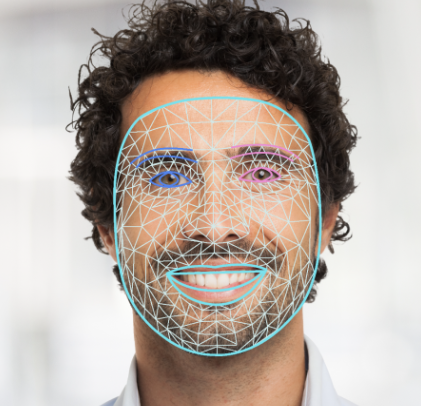
#> input picture frontend/src/face_landmark.png, 421 x 407 px
$ python -i preprocess_images.py   (imports and definitions only)
#> lines starting #> are read from the running program, lines starting #| are printed output that depends on the picture; after the words box and inside, x2 and y2 are one past the last pixel; in counts of white or black regions, pixels touching at a corner belong together
import os

import cv2
import mediapipe as mp
import numpy as np
import pandas as pd

# Initialize MediaPipe Face Mesh
mp_face_mesh = mp.solutions.face_mesh
# [1 line that did not run here, left out]


# THE CODE BELOW IS THE OLD CODE
# [15 lines left out: function histogram_analysis, not called in this run]


def find_best_sharpening_parameters(image):
    best_density = calculate_edge_density(image)
    best_params = (3, 1.5, -0.5)  # Default parameters

    for kernel in range(3, 8, 2):  # Kernel sizes: 3, 5, 7
        for alpha in np.arange(1.0, 2.0, 0.1):  # Alpha values from 1.0 to 2.0
            for beta in np.arange(-1.0, 0.0, 0.1):  # Beta values from -1.0 to 0.0
                sharpened = sharpen_image(image, kernel, alpha, beta)
                density = calculate_edge_density(sharpened)

                if density > best_density:
                    best_density = density
                    best_params = (kernel, alpha, beta)

    return best_params


def calculate_edge_density(image):
    gray = cv2.cvtColor(image, cv2.COLOR_BGR2GRAY)
    edges = cv2.Canny(gray, 100, 200)
    return np.sum(edges) / (edges.shape[0] * edges.shape[1])


def sharpen_image(image, gaussian_kernel, alpha, beta):
    blurred = cv2.GaussianBlur(image, (gaussian_kernel, gaussian_kernel), 0)
    return cv2.addWeighted(image, alpha, blurred, beta, 0)


# [35 lines left out: functions calculate_psnr, normalize_landmarks, process_and_normalize_image, not called in this run]


# Load OPS data from CSV
# [1 line that did not run here, left out]
image_directory = "..\\..\\..\\static\\improved_quality_img"

# Columns (coins) to include from the OPS data
coins_columns = [
    "Human Needs_Observer", "Human Needs_Decider", "Human Needs_Preferences",
    "Letter_Observer", "Letter_Decider", "Animal_Energy Animal",
    "Animal_Info Animal", "Animal_Dominant Animal",
    "Animal_Introverted vs Extraverted", "Sexual Modality_Sensory",
    "Sexual Modality_Extraverted Decider",
]

landmarks_data = []

# [8 lines not run here, left out]

# Column names for the new DataFrame
# [2 lines that did not run here, left out]

# Create a DataFrame from the landmarks data
# [1 line that did not run here, left out]

# Saving landmarks data to a new CSV file
# [1 line not run here, left out]

>>> import cv2
>>> picture = cv2.imread('../../frontend/src/face_landmark.png')
#> picture is the input picture: shape (407, 421, 3); mean B, G, R 162.4, 170.2, 181
>>> result = find_best_sharpening_parameters(picture)
#> in calculate_edge_density, `gray = cv2.cvtColor(image, cv2.COLOR_BGR2GRAY)`:
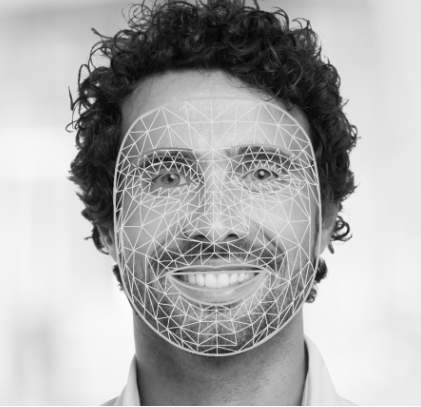
#> gray: shape (407, 421); min 3, max 255, mean 172.5
#> in calculate_edge_density, `edges = cv2.Canny(gray, 100, 200)`:
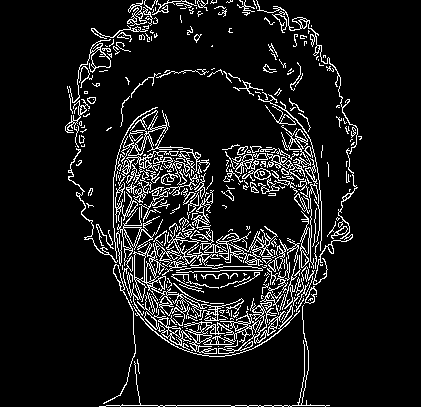
#> edges: shape (407, 421); 9.5% white in thin lines or dots, all inside (x1, y1, x2, y2) = (65, 0, 362, 407)
#> in find_best_sharpening_parameters, `best_density = calculate_edge_density(image)`: best_density = 24.27
#> the loop in find_best_sharpening_parameters, `for kernel in range(3, 8, 2):` made 3 passes
#> pass 1, in calculate_edge_density (call 2), `gray = cv2.cvtColor(image, cv2.COLOR_BGR2GRAY)`:
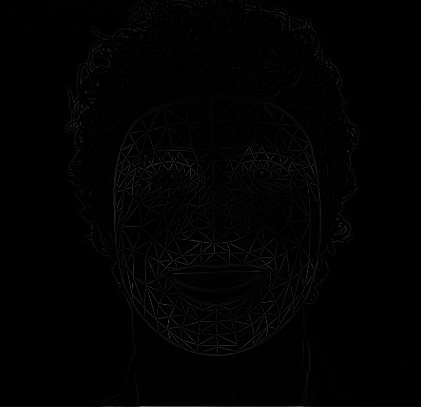
#> gray: shape (407, 421); min 0, max 102, mean 1.7
#> pass 1, in calculate_edge_density (call 2), `edges = cv2.Canny(gray, 100, 200)`:
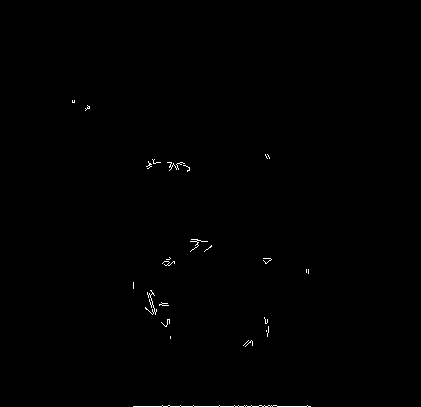
#> edges: shape (407, 421); 0.32% white in thin lines or dots, all inside (x1, y1, x2, y2) = (72, 100, 311, 407)
#> pass 1, in calculate_edge_density (call 3), `gray = cv2.cvtColor(image, cv2.COLOR_BGR2GRAY)`:
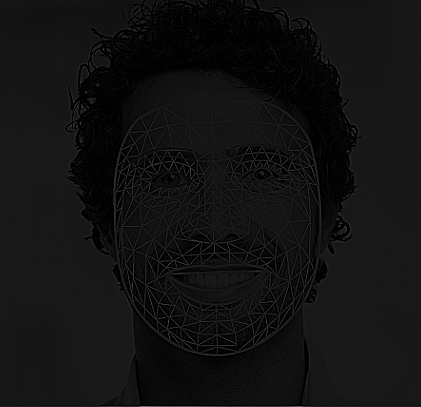
#> gray: shape (407, 421); min 0, max 117, mean 17.6
#> after the loop in find_best_sharpening_parameters, `for kernel in range(3, 8, 2):`:
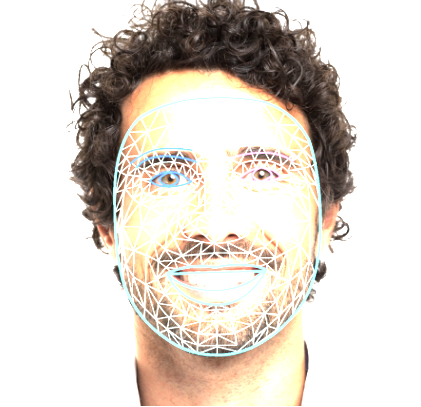
#> sharpened: shape (407, 421, 3); mean B, G, R 207.5, 215.9, 223.1
#> after the loop in find_best_sharpening_parameters, `for kernel in range(3, 8, 2):`: best_density = 31.61; best_params = (7, 1.9, -0.8)
#> result = (7, 1.9, -0.8)
